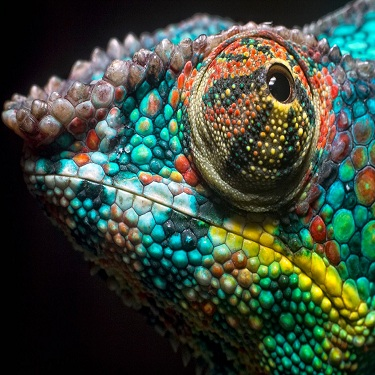
%> input picture cham1.jpg, 375 x 375 px
$ octave Final.m   (GNU Octave 9; MATLAB toolbox functions it lacks are replaced by stand-ins)
%> lines starting %> are read from the running program, lines starting %| are printed output that depends on the picture
%% Applications to Image Processing and Statistics
% This script will cover some basic applications of multivariate data,
% particularly in Statistics and Image Processing.
%
% Hyuk Jin Kwon, hyukjink@sfu.ca
%
% April 11, 2013
%
%% Introduction
% Say that we are studying a data set where for one object, we have
% multiple observations (variables). For example, let's say we are
% conducting a study on the age, height and weight of students at SFU.
% Then each individual will have 3 seperate pieces of information in the
% form of 3 variables. Data sets such as these are generally called
% *multivariate data* .
%
% Consider this data set:
%
% Ex. Self-reported Obesity in Canada of provinces in years 2003,
% 2005, and 2007 arranged into column vectors in chronological order.
%
% (Data: Public Health Agency of Canada
% http://www.phac-aspc.gc.ca/publicat/2009/oc/index-eng.php. fig. 2)
%
% Then we have 3 variables: 1 for provincial self reported obesity in 2003,
% 1 for obesity in 2005, and 1 for 2007.
%
% *Note:* We have 10 provinces and the data for all of Canada. For simplicity,
% we will use Canada as an 11th province. Assume that all provinces
% share the same population and values given for each entry are weighed
% equally.
%
% Then, define the 3 x 11 matrix A where the rows represent the years (variables)
% and the columns represent self reported obesity for a province (variable
% data for an individual). To visualize, imagine our matrix is the table:
% Years vs. Province, where entries indicate self-reported obesity.
%
% *Note*: The order in which we place our variables to our
% rows does not matter, but is generally done in an intuitive manner.
% We will use chronological order so that row 1 = 2003, row 2 = 2005 and
% row 3 = 2007.
%
% A is called our matrix of observations or, our *observation matrix* .
% Similarly, the columns of A are called *observation vectors*.

p = 3;      %Number of observations per province
n = 11;     %Number of observation vectors
Canada = [0.154; 0.158; 0.171];
BC = [0.12; 0.134; 0.123];
AB = [0.159; 0.162; 0.192];
SK = [0.205; 0.212; 0.22];
MB = [0.188; 0.185; 0.187];
ONT = [0.154; 0.155; 0.171];
QUE = [0.142; 0.145; 0.158];
NB = [0.207; 0.231; 0.212];
NS = [0.206; 0.213; 0.209];
PEI = [0.215; 0.23; 0.231];
NF = [0.206; 0.245; 0.234];

A = [Canada, BC, AB, SK, MB, ONT, QUE, NB, NS, PEI, NF]

%% Sample Mean
% We will begin by taking a look at some basic applications to Statistics
% in order to illustrate our future points.
%
% Let [X1, X2, ..., Xn] be a p x n observation matrix, where Xi is a p x 1
% observation vector for i=1:n
%
% The *sample mean* M of our observation vectors is given by:
%
% M = 1/n * (X1 + X2 + ... + Xn).
%
% Geometrically, the sample mean is the "center" of our plot of points in
% our euclidean space.

M = (1/n * sum(A'))'       %Average of reported obesity of provinces

%% Mean-Deviation Form
% In some applications, it is important that our data is "centered".
% Matrices with this quality are said to be in *mean-deviation form*. Using
% the sample mean, we can do this quite easily without losing
% information.
%
% Formally, let B define the mean-deviated form of A. Then the mean-deviation
% form of A is the matrix B, where the columns
% of B are defined as:
%
% B(:,i) = A(:,i) - M

B = zeros(p, n);
for i=1:n
B(:,i) = A(:,i)-M;
end;
B

%%
% Here are some 2D plots which may illustate this:

plot(B(1,:), B(2,:), 'ro'), grid on, axis square;
hold on;
h = plot(0,0, '*', 'MarkerSize', 20);
xlabel('x')
ylabel('y')
legend('Points of B', 'Center of B = 0')
title ('x vs y graph of B')
hold off
%%
plot(B(1,:), B(3,:), 'ro'), grid on, axis square;
hold on;
h = plot(0,0, '*', 'MarkerSize', 20);
xlabel('x')
ylabel('z')
legend('Points of B', 'Center of B = 0')
title ('x vs z graph of B')
hold off
%%
plot(B(2,:), B(3,:), 'ro'), grid on, axis square;
hold on;
h = plot(0,0, '*', 'MarkerSize', 20);
xlabel('y')
ylabel('z')
legend('Points of B', 'Center of B = 0')
title ('y vs z graph of B')
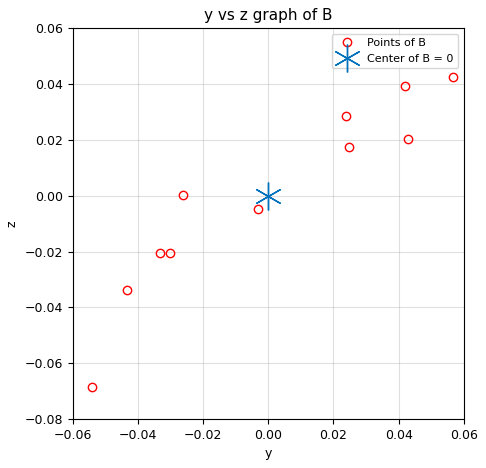
%> figure redrawn from the program's plot data
hold off
%%
% One result of the mean-deviation form that we will use later is the fact
% that the sum of the column vectors equal the 0 vector. This is easily
% proven by plugging in the definition of the sample mean into the
% definition of the mean-deviation form:
%
% sum(column vectors of B) = sum(column vectors of A) - n*M = sum(column
% vectors of A) - n/n * sum(colum vectors of A) = 0.
%% Covariance Matrix
% We can now define a matrix that yields a lot of statistical information
% on our data. This matrix is called our *(Sample) Covariance Matrix*.
% To begin, let's define some terms.
%
% Definition: *Covariance* is a measure of how much 2 random variables change
% together. Positive covariance is an indicator of similar behaviour,
% negative covariance is an indicator of opposite behaviour. Magnitude
% shows the strength of the relationship.
%
% (See: Wikipedia: http://en.wikipedia.org/wiki/Covariance)
%
% The covariance matrix S is a p x p matrix defined as:
%
% S = 1/(n-1) * B * B'
%
% Where B' is the transpose of B.
%
% In MATLAB, the covariance matrix can be found using the cov() command.
% *Note*: cov() uses rows as the objects and columns as the data of objects.
% We have defined it otherwise: columns as objects and rows as object data.
%
S = 1/(n-1)*B*B'        %Covariance Matrix
S2 = cov(B')            %MATLAB definition (must use transpose)
%
% The covariance between two entries in a column of A (say, A(i,k) and
% A(j,k)) is given by S(i,j), and due to symmetry, S(j,i).
%
% *Note*: S is always symmetric, as it is derived from B*B'.

Covar_1_2 = S(1,2)      %Covariance of row 1 & 2
std1 = std(A(1,:));     %Standard deviations of row 1 & 2
std2 = std(A(2,:));

%%
% If covariance between 2 variables is 0, the two variables are said to be
% *uncorrelated*. In our use of principal component analysis, we will see
% that uncorrelated data is much easier to handle.
%
% (See: http://mathworld.wolfram.com/Covariance.html)

Covar_1_2 = S(1,2)      %Covariance of row 1 & 2
std1 = std(A(1,:));     %Standard deviations of row 1 & 2
std2 = std(A(2,:));

Corr_1_2 = Covar_1_2/(std1*std2)    %Correlation of row 1 & 2
%%
% As you would expect, correlation for this data set is very high.
%
% Let's look at 1 final definition before moving on:
%
% Define: The *variance* is a measure of how far apart a set of numbers is
% spread out. A higher magnitude indicates that the set of numbers is
% further apart.
%
% (See: http://en.wikipedia.org/wiki/Variance)
%
% The variance of a variable is given by the diagonal of our covariance
% matrix S. That is, the variance of A(i,:) is the diagonal entry S(i,i).

Var = zeros(p, 1);      %Variance of rows
for i = 1:p
Var(i,1) = S(i,i);
end;
Var

%% Total(Explained) Variance
% The upcoming concepts are often used in statistics to seperate relevant
% and irrelevant data. We will approach it in more of a
% mathematical sense, but later in the demonstration you will see the
% connection. Because it is noteworthy, here is some information that will
% help you see our problem in the way a statistician would.
%
% *Total variance* is defined as the sum of all variances of the variables
% considered in our study. In this case, this would be the sum of the
% diagonal entries of S.
%
% In most studies there are can be numerous reasons as to why our data is
% what it is, including situations where some variables affect the study
% more than others. One way to measure a variable's influence on the data is to
% find the proportion of the total variance that is cause by the variable.
% We will see how this topic is related
% to our purposes later, but for now, we can just accept the definition of total
% variance as given above.
%
% (See:
% http://onlinestatbook.com/2/effect_size/variance_explained.html)

Total_Var = sum(Var)        %Total Variance
%%
% We will now continue to the main concept of this demonstration.

%% Introduction to Principal Component Analysis
% Given any p x p matrix that is in mean-deviation form, we can carry out
% the process known as *principal component analysis (PCA)*. The goal of
% PCA is to simplify our multivariate data in a way that is more manageable
% without losing a lot of data. To do so, we will "compress" our
% information down to one variable instead of the multiple we started with.
%
% To begin, we first need to find an orthogonal p x p matrix P with the
% following properties:
%
% *1.* P = [U1, U2, ..., Up], where Ui, 1<=i<=p are column vectors of length
% p
%
% *2.* P determines the change of variable Xi = P*Yi for 1<=i<=n where Xi is
% a column of a matrix A (already in mean-deviation form).
%
% *3.* The variables Yi, 1<=i<=n are uncorrelated (or weakly correlated).
%
% *4.* Yi, 1<=i<=n are arranged in order of decreasing variance from left to
% right into a matrix R.
%
% The goal of P is to create a "translation" from X to Y. Think of the
% matrix P as a way to view X in another way for now.
%
% *Note*: For R = [Y1, Y2, ..., Yn] in property 4, R is also in mean-deviation form.
%
% *Proof:*
w = ones(n,1);
% B = [X1, X2, ...,Xn], B*w = the zero vector, as sum(B(i,:)) = 0 for
% 1<=i<=n.
%
% (Recall B is in mean-deviation form, thus sum(columns of B) = 0 )
Proof1 = B*w        %Near 0 due to round off error.
%%
% It follows that since B*w is the 0 vector, B must be centered. Thus B is
% in mean-deviation form.
%
% *End Proof*
%
% Properties 1 and 2 quite easy to satisfy and require no explanation. However,
% properties 3 and 4 are not as obvious and require our attention.
%
% To fufill property 3, we are looking to make a matrix R = [Y1, Y2, ..., Yn]
% such that for  Q = cov(R'), Q is diagonally dominant and the entries
% off the diagonal are 0 or much smaller than the diagonal entries. To reach this goal, we
% first have to define some corollary information.
%
% By using the orthogonal nature of P and property 2,
%
% *Q = (P')*S*P* , where S is the covariance matrix of A = [X1, X2, ..., Xn].
%
% *Proof*
%
% For  R = [Y1, Y2, ..., Yn] (a mean-deviation form matrix),
%
% Consider that Q = cov(R') and Yi = (P') * Xi.   Then
%
% Q = 1/(n-1) * R * R'   and by expanding R,
%
% Q = 1/(n-1) * ((P') * [X1, X2, ..., Xn]) * ((P') * [X1, X2, ...,Xn])'   so
%
% Q = (P') * (1/(n-1) * [X1, X2, ..., Xn] * ([X1, X2, ...,Xn]') * P)  = (P') * S
%  * P,   as desired.
%
% *End Proof*
%
% To finalize our process to ensure property 3, we need to look at a topic
% called *PDP factorization (Eigen Decomposition)*.
%% PDP Factorization (Eigen Decomposition) in Principal Component Analysis
% While PDP factorization is vital to our process we will only
% explain it briefly to keep focus in the demonstation.
%
% (See: http://mathworld.wolfram.com/EigenDecomposition.html)
%
% In general,
%
% PDP factorization states that given a square matrix S, we can decompose
% it into 3 seperate matrices: P * D * P', where:
%
% P is a matrix such that the column vectors of P are the unit eigenvectors of S, and
%
% D is a matrix such that the diagonal entries are filled with the
% eigenvalues of S in decreasing order and all other entries are 0.
%
% If we use PDP factorization on the matrix S, we can get:
%
% S = P * D * P'.    By playing with this we get:
%
% D = (P') * S * P.
%
% To find Q = cov(R') as stated above, we can now let D = Q, so that we have
%
% Q = D = (P') * S * P
%
% Because Q = D is a matrix of diagonals, Q is diagonally dominant and thus
% we can ensure that Yi, 1<=i<=n are weakly correlated! Property 3 is finally satisfied.
%
% Furthermore, recall that in PDP factorization, D is a matrix of
% eigenvalues in sorted order. So, we have also satisfied property 4.
%
% Now we know exactly what our P is and we can begin our interpretations.
%
% The unit eigenvectors of S (or columns of P) are considered the
% *principal components* of the data, and the *ith principal component* of the
% data is the ith largest unit eigenvector. We have effectively
% found a way to "rank" the importance of our data using the size of the
% unit eigenvectors.
%
% In other words,
% *we can order the amount of influence each variable has on the entire data
% set.*
%
% Here is an illustration:

[V, D] = eig(S)                     %Eigenvectors V and Eigenvalues D
E = diag(D);                        %Diagonalize D for sorting
[Ssrt, ii] = sort(E, 'descend');    %Obtain indexes of D in descending order ii
P = V(:, ii(:,1))                   %Sort Eigenvectors according to ii into P
Y = P'                              %Rows are principal Components of A
PC1 = Y(1,:)                        %First Principle Component


%% Outcomes of Principal Component Analysis
% While we have managed to rank our data in terms of importance, we have
% yet to actually simplify it! Suppose that a portion of data is
% extremely important, and encompasses a large percentage of the data.
% Then, we can represent the entire data fairly well using only 1 portion!
%
% *Note*:
% We stated earlier that uncorrelated data will make PCA easier.
% This is true because uncorrelated data will yield a more diagonally
% dominant covariance matrix. That is, it provides us with larger and more
% distinct eigenvalues to work with. We generally wish to see 1 eigenvalue
% be much larger than the others.
%
% The analogy is simple: find the 1 or few portions of our data that have
% the largest variance that represent the largest part of the data.
% Remember that we found variances to be the eigenvalues of S, stored in D.
% It follows that the proportion of variance due to a variable is
% indicative of the proportion of data represented by the variable. This is the concept
% eluded to in the above section _Total (Explained) Variance_.
%
% Consider First principal Component of A
PC1 = Y(1,:)
% Y(1,1) is the chunk of 2003 data that is most "important", and similarly,
% Y(1,2) of the 2005 data, and Y(1,3) of the 2007 data.
PC1_portion = Ssrt(1)/sum(Ssrt)
% largest eigenvalue/sum(all eigenvales)
clear all;
%%
% We can see from this that by using only the first principal component, we
% still manage to represent *96.53% of the total data*! It should be clear by now that for
% many applications PCA offers a very valuable method of extracting the
% most valuable parts of a data set. In this case, we would be able to
% represent 96.53% of the data using 1 number per province, instead of 3
% years worth of data.
%% An Application of PCA: Image Processing
% In the next example, we will show how useful principal component
% analysis can be in image processing.
%
% Consider this 375 x 375 image of our colourful friend:
Image = imread('cham1.jpg', 'jpg');
%> Image is the input picture: size 375x375x3 uint8; mean R, G, B 60.1, 72.8, 58.6
Imagesize = size(Image)
%> Imagesize = [375 375 3]
imshow(Image);
%%
% Say that we wish to extract a more boring, black & white version of our
% chameleon. We can represent the 3 colour bands red, green, and blue as
% seperate rows of a matrix A, where the signal strengths for each of the
% ith pixel is stored in the ith column of A.
%
% *Note*: In MATLAB, imread() stores our image into the 3 RGB spectral bands,
% creating a 375 x 375 x 3 matrix, where each 375 x 375 dimension holds the
% signal strength for red, green, or blue. For our purposes, we will
% begin by re-organizing our data by first splitting our spectral bands.
%
% (For more information, enter "doc imread" in the MATLAB terminal)

Red = Image(:, :, 1);
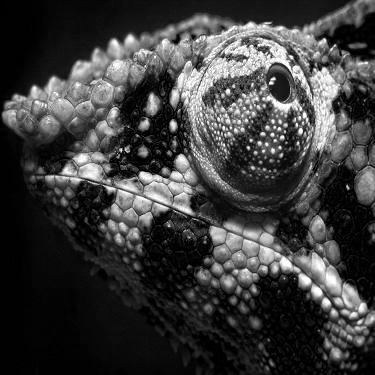
%> Red: size 375x375 uint8; min 0, max 255, mean 60.1
Green = Image(:,:,2);
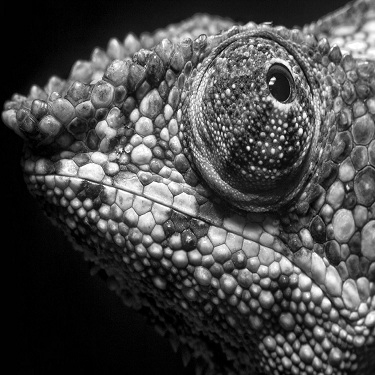
%> Green: size 375x375 uint8; min 0, max 255, mean 72.8
Blue = Image(:,:,3);
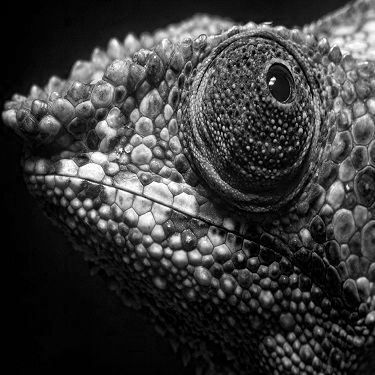
%> Blue: size 375x375 uint8; min 0, max 255, mean 58.6
%%
% Here is the grayscale image depicting the signal strength of the red
% spectrum:
imshow(Red);
%%
% Here is the same for the green spectrum:
imshow(Green);
%%
% And finally, the blue spectrum
imshow(Blue);
%%
% As you may have noticed, our friend is recognizable in each picture.
% This means that we have sufficient information regarding his good looks in each
% spectrum!
%
% Unfortunately we only need 1 picture that is in black and white. We
% could store all 3 of the above, but for the sake of convenience and size,
% we should shed some redundant data and create 1 ideal photo.
%
% While it would be simpler to just extract a signal spectrum as a
% grayscale image, we have seen that they are not necessarily the best
% representations of all the data. For instance, say we are dealing with
% infrared or thermal spectrums as well. Then this clearly would not work!
%
% Let's apply PCA to find the 1 ideal photo:

% Reshape our spectrums into row vectors
Red2 = reshape(Red', 1, []);
Green2 = reshape(Green', 1, []);
Blue2 = reshape(Blue', 1, []);
% Store as a 3 x 140625 matrix A of doubles
A = [double(Red2); double(Green2); double(Blue2)];
% Dimensions of A
n = length(Red2);
%> n = 140625
p = 3;
% Mean of A
M = (1/n * sum(A'))';
%> M = [60.08; 72.77; 58.57]
% Mean-Deviation form B
B = zeros(p, n);
for i=1:n
B(:,i) = A(:,i)-M;
end;
% Covariance Matrix S
S = cov(B');
%> S = [4526.7 3334 2451.8; 3334 4616 3779.9; 2451.8 3779.9 3941]
% Find matrix P and resulting matrix Y
[V, D] = eig(S);                    %Eigenvectors V and Eigenvalues D
%> V = [-0.22 0.805 0.55; 0.74 -0.229 0.632; -0.635 -0.546 0.546]; D = [383.4 0 0; 0 1913.8 0; 0 0 10786.5]
E = diag(D);                        %Diagonalize D for sorting
%> E = [383.4; 1913.8; 10786.5]
[Ssrt, ii] = sort(E, 'descend');    %Obtain indexes of D in descending order ii
%> Ssrt = [10786.5; 1913.8; 383.4]; ii = [3; 2; 1]
P = V(:, ii(:,1));                  %Sort Eigenvectors according to ii into P
%> P = [0.55 0.805 -0.22; 0.632 -0.229 0.74; 0.546 -0.546 -0.635]
Y = P'
%> Y = [0.55 0.632 0.546; 0.805 -0.229 -0.546; -0.22 0.74 -0.635]
%%
% We can now visualize what we have done. Notice our friend's handsome good
% looks are clear as crystal!

% First Principal Component
PC1_image = uint8(zeros(sqrt(n),sqrt(n),1));
PC1_image(:,:,1) = Y(1,1)*Red + Y(1,2)*Green + Y(1,3)*Blue;
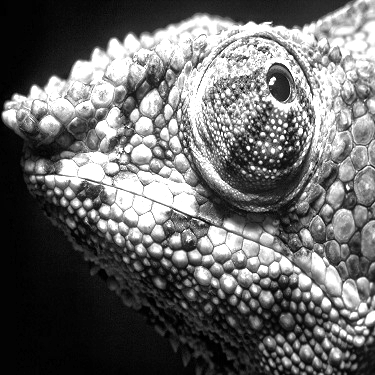
%> PC1_image: size 375x375 uint8; min 0, max 255, mean 104.3
imshow(PC1_image)

%%
% Now a look at our second principal component image:

% Second Principal Component
PC2_image = uint8(zeros(sqrt(n),sqrt(n),1));
PC2_image(:,:,1) = Y(2,1)*Red + Y(2,2)*Green + Y(2,3)*Blue;
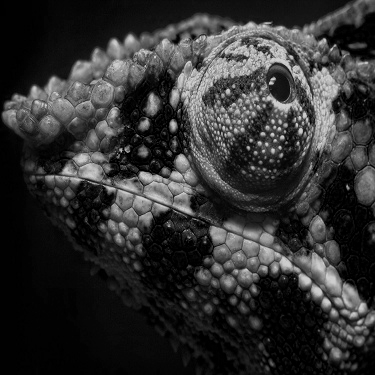
%> PC2_image: size 375x375 uint8; min 0, max 205, mean 48.4
imshow(PC2_image)

%%
% Our third principal component image:

% Third Principal Component
PC3_image = uint8(zeros(sqrt(n),sqrt(n),1));
PC3_image(:,:,1) = Y(3,1)*Red + Y(3,2)*Green + Y(3,3)*Blue;
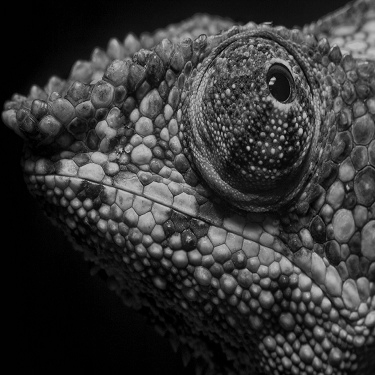
%> PC3_image: size 375x375 uint8; min 0, max 189, mean 53.9
imshow(PC3_image)
%%
% It is important to note that all three pictures above represent mutally
% exclusive parts of the data. PC1_image shows almost all of the desired
% information, while PC2_image and PC3_image show information we have "left
% over" that we may consider undesirable.
%
% Principal component analysis gives us the ability to extract what we need without
% carrying excess data. Note that in our example, we managed to convert a
% 375 x 375 x 3 matrix into a single 375 x 375 x 1 matrix; reducing our
% size by a factor of 3.
